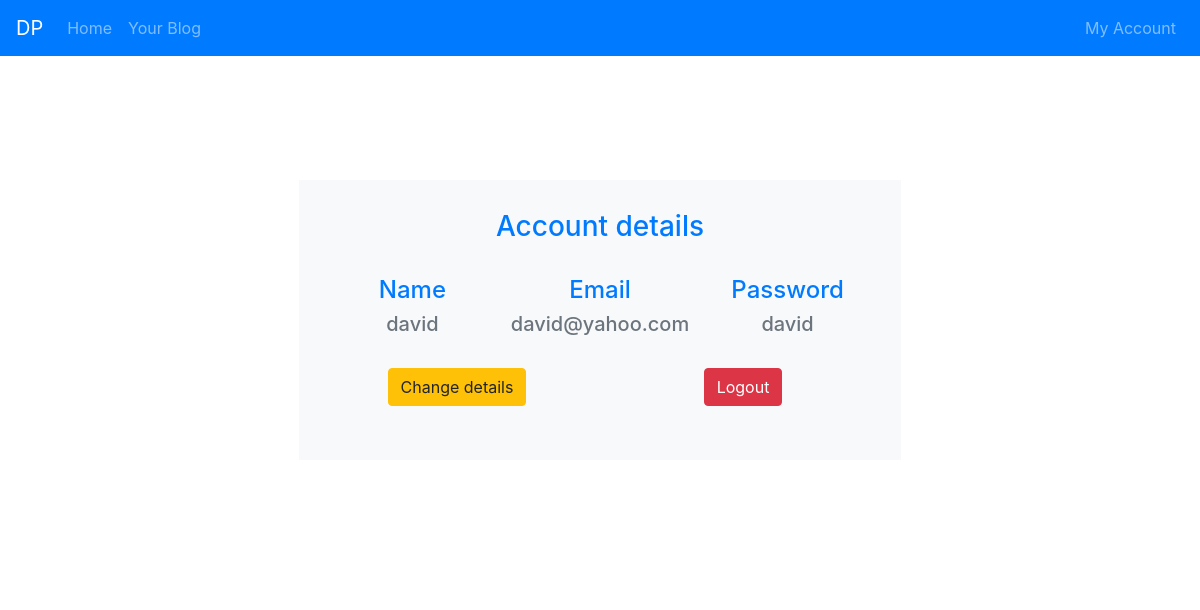
Page /my-account (signed in) on the committed database.
### app.py (models this page shows, shortened)
class User(db.Model):
    id = db.Column(db.Integer, primary_key=True)
    username = db.Column(db.String(30), unique=True, nullable = False)
    email = db.Column(db.String(80), unique=True, nullable = False)
    password = db.Column(db.String(30), nullable = False)
    blog_id = db.Column(db.Integer)

### app.py (the view)
@app.route('/my-account', methods = ['POST', 'GET'])
def my_account():
    if 'login-data' not in session:
            logged_in = False
            user = None
    else:
        logged_in = True
        try:
            user = User.query.filter_by(id=session['login-data']).first()
        except:
            print('err')
            user = None
    if request.method == 'POST':
        email = request.form['email']
        password = request.form['pswd']
        try:
            if User.query.filter_by(email=email).first() is not None:
                print('email already used')
                return redirect('/my-account')
            user.email = email
            user.password = password
            db.session.commit()
        except:
            print('err DB')
        return redirect('/my-account')
    else:
        return render_template('my-account.html', logged_in = logged_in, user = user)

### templates/my-account.html (shortened to what this page needs)
{% extends "layout.html" %}
{% block content %}
<div class="container main justify-content-center">
    <div class="bg-light my-account-content">
        <h3 class="text-primary text-center">
            Account details
        </h3>
        <br>
        <div class="container text-center">
            <div class="row">
                <div class="col">
                    <h4 class="text-primary">
                        Name
                    </h4>
                    <h5 class="text-secondary">
                        {{ user.username }}
                    </h5>
                </div>
                <div class="col">
                    <h4 class="text-primary">
                        Email
                    </h4>
                    <h5 class="text-secondary">
                        {{ user.email }}
                    </h5>
                </div>
                <div class="col">
                    <h4 class="text-primary">
                        Password
                    </h4>
                    <h5 class="text-secondary">
                        {{ user.password }}
                    </h5>
                </div>
            </div>
        </div>
        <br>
        <div class="row">
            <div class="col d-flex justify-content-center">
                <button type="button" class="btn btn-warning" onclick=change_form_show()>Change details</button>
            </div>
            <div class="col d-flex justify-content-center">
                <button type="button" class="btn btn-danger" onclick="location.href = '/log-out';">Logout</button>
            </div>
        </div>
        <br>
    </div>
</div>
{% endblock %}

### static/style.css (style rules this page uses)
html, body { height: 100vh; }
body { background-image: url(https://images.pexels.com/photos/169647/pexels-photo-169647.jpeg?cs=srgb&dl=arhitectura-centrul-ora-ului-cer-cladiri-169647.jpg&fm=jpg)!important; background-repeat: no-repeat!important; background-size: cover!important; background-attachment: fixed; }
.main { padding-top: 80px!important; padding: 50px; width: 60%; }
.my-account-content { padding: 30px; }

### rows in the picture
User: username "david", email "david@yahoo.com", password "david"
